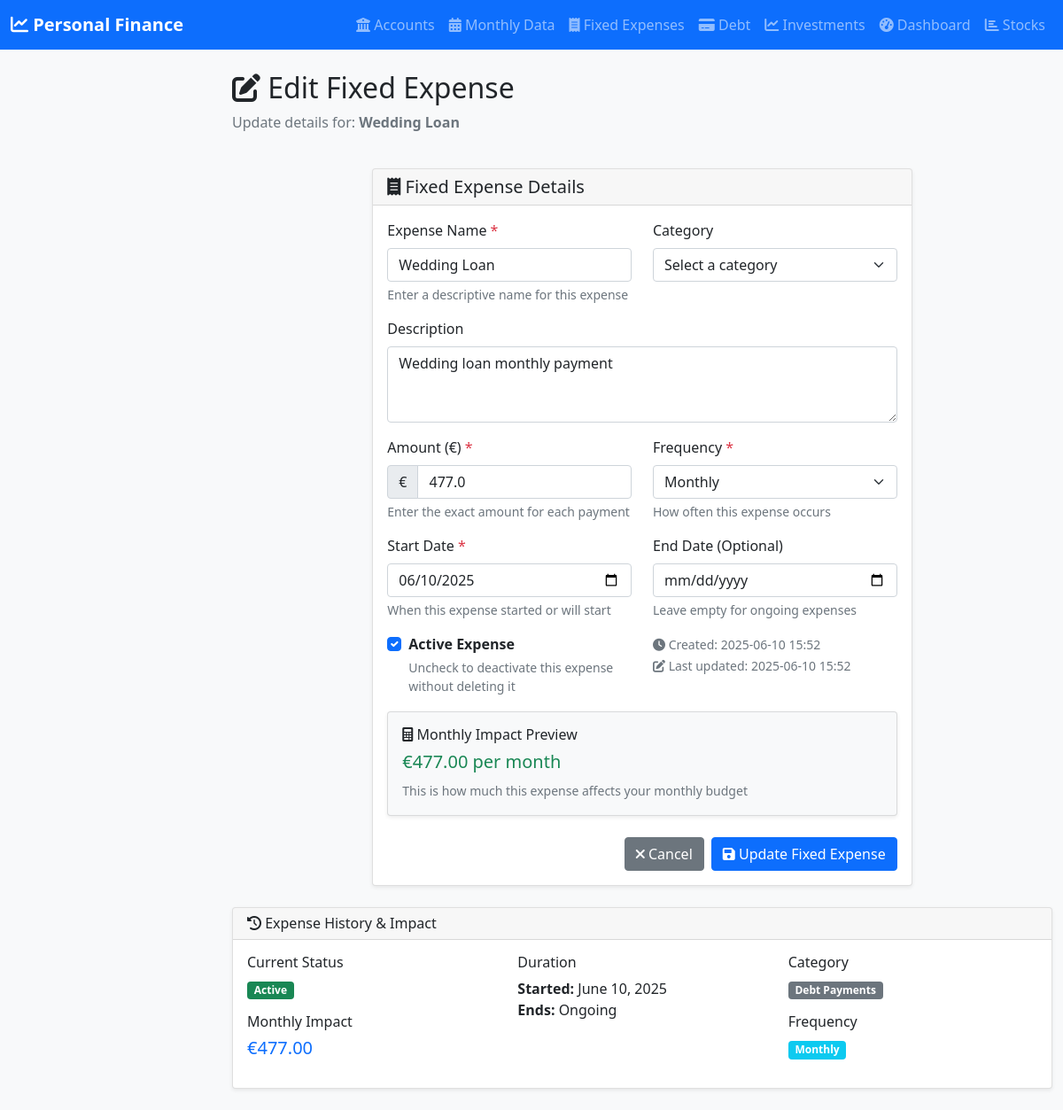
The app's page /edit_fixed_expense/2 with its own data.
### app.py (models this page shows, shortened)
class FixedExpense(db.Model):
    id = db.Column(db.Integer, primary_key=True)
    name = db.Column(db.String(200), nullable=False)
    description = db.Column(db.Text)
    amount = db.Column(db.Float, nullable=False)
    frequency = db.Column(db.String(50), nullable=False, default='monthly')  # monthly, yearly, quarterly
    category = db.Column(db.String(100))
    start_date = db.Column(db.Date, nullable=False)
    end_date = db.Column(db.Date)  # Optional, for temporary expenses
    is_active = db.Column(db.Boolean, nullable=False, default=True)
    created_date = db.Column(db.DateTime, nullable=False, default=datetime.utcnow)
    updated_date = db.Column(db.DateTime, nullable=False, default=datetime.utcnow, onupdate=datetime.utcnow)

### app.py (the view, shortened to what this page needs)
@app.route('/edit_fixed_expense/<int:expense_id>', methods=['GET', 'POST'])
def edit_fixed_expense(expense_id):
    expense = FixedExpense.query.get_or_404(expense_id)
    return render_template('edit_fixed_expense.html', expense=expense)

### templates/edit_fixed_expense.html (shortened to what this page needs)
{% extends "base.html" %}
{% block content %}
<div class="row mb-4">
    <div class="col-12">
        <h2><i class="fas fa-edit"></i> Edit Fixed Expense</h2>
        <p class="text-muted">Update details for: <strong>{{ expense.name }}</strong></p>
    </div>
</div>
<div class="row">
    <div class="col-lg-8 mx-auto">
        <div class="card">
            <div class="card-header">
                <h5 class="card-title mb-0">
                    <i class="fas fa-receipt"></i> Fixed Expense Details
                </h5>
            </div>
            <div class="card-body">
                <form method="POST">
                    <div class="row">
                        <div class="col-md-6 mb-3">
                            <label for="name" class="form-label">Expense Name <span class="text-danger">*</span></label>
                            <input type="text" class="form-control" id="name" name="name" required
                                   value="{{ expense.name }}"
                                   placeholder="e.g., Netflix Subscription, Rent, Internet">
                            <div class="form-text">Enter a descriptive name for this expense</div>
                        </div>
                        <div class="col-md-6 mb-3">
                            <label for="category" class="form-label">Category</label>
                            <select class="form-select" id="category" name="category">
                                <option value="">Select a category</option>
                            </select>
                        </div>
                    </div>
                    <div class="mb-3">
                        <label for="description" class="form-label">Description</label>
                        <textarea class="form-control" id="description" name="description" rows="3"
                                  placeholder="Optional: Add any additional details about this expense">{{ expense.description or '' }}</textarea>
                    </div>
                    <div class="row">
                        <div class="col-md-6 mb-3">
                            <label for="amount" class="form-label">Amount (€) <span class="text-danger">*</span></label>
                            <div class="input-group">
                                <span class="input-group-text">€</span>
                                <input type="number" step="0.01" min="0" class="form-control" id="amount" name="amount" required
                                       value="{{ expense.amount }}"
                                       placeholder="0.00">
                            </div>
                            <div class="form-text">Enter the exact amount for each payment</div>
                        </div>
                        <div class="col-md-6 mb-3">
                            <label for="frequency" class="form-label">Frequency <span class="text-danger">*</span></label>
                            <select class="form-select" id="frequency" name="frequency" required>
                                <option value="monthly" {{ 'selected' if expense.frequency == 'monthly' }}>Monthly</option>
                            </select>
                            <div class="form-text">How often this expense occurs</div>
                        </div>
                    </div>
                    <div class="row">
                        <div class="col-md-6 mb-3">
                            <label for="start_date" class="form-label">Start Date <span class="text-danger">*</span></label>
                            <input type="date" class="form-control" id="start_date" name="start_date" required
                                   value="{{ expense.start_date.strftime('%Y-%m-%d') }}">
                            <div class="form-text">When this expense started or will start</div>
                        </div>
                        <div class="col-md-6 mb-3">
                            <label for="end_date" class="form-label">End Date (Optional)</label>
                            <input type="date" class="form-control" id="end_date" name="end_date"
                                   value="{{ expense.end_date.strftime('%Y-%m-%d') if expense.end_date else '' }}">
                            <div class="form-text">Leave empty for ongoing expenses</div>
                        </div>
                    </div>
                    <div class="row">
                        <div class="col-md-6 mb-3">
                            <div class="form-check">
                                <input class="form-check-input" type="checkbox" id="is_active" name="is_active"
                                       {{ 'checked' if expense.is_active }}>
                                <label class="form-check-label" for="is_active">
                                    <strong>Active Expense</strong>
                                </label>
                                <div class="form-text">Uncheck to deactivate this expense without deleting it</div>
                            </div>
                        </div>
                        <div class="col-md-6 mb-3">
                            <small class="text-muted">
                                <i class="fas fa-clock"></i> Created: {{ expense.created_date.strftime('%Y-%m-%d %H:%M') }}<br>
                                <i class="fas fa-edit"></i> Last updated: {{ expense.updated_date.strftime('%Y-%m-%d %H:%M') }}
                            </small>
                        </div>
                    </div>
                    <div class="row">
                        <div class="col-12">
                            <div class="card bg-light">
                                <div class="card-body">
                                    <h6><i class="fas fa-calculator"></i> Monthly Impact Preview</h6>
                                    <div id="monthly-impact" class="h5 text-primary">
                                    </div>
                                    <small class="text-muted">This is how much this expense affects your monthly budget</small>
                                </div>
                            </div>
                        </div>
                    </div>
                    <div class="d-grid gap-2 d-md-flex justify-content-md-end mt-4">
                        <a href="{{ url_for('fixed_expenses') }}" class="btn btn-secondary">
                            <i class="fas fa-times"></i> Cancel
                        </a>
                        <button type="submit" class="btn btn-primary">
                            <i class="fas fa-save"></i> Update Fixed Expense
                        </button>
                    </div>
                </form>
            </div>
        </div>
    </div>
</div>
<div class="row mt-4">
    <div class="col-12">
        <div class="card">
            <div class="card-header">
                <h6 class="card-title mb-0">
                    <i class="fas fa-history"></i> Expense History & Impact
                </h6>
            </div>
            <div class="card-body">
                <div class="row">
                    <div class="col-md-4">
                        <h6>Current Status</h6>
                        <p>
                            {% if expense.is_active %}
                                <span class="badge bg-success">Active</span>
                            {% else %}
                                <span class="badge bg-warning">Inactive</span>
                            {% endif %}
                        </p>
                        <h6>Monthly Impact</h6>
                        <p class="h5 text-primary">
                            {% if expense.frequency == 'monthly' %}
                                €{{ "%.2f"|format(expense.amount) }}
                            {% elif expense.frequency == 'yearly' %}
                                €{{ "%.2f"|format(expense.amount / 12) }}
                            {% elif expense.frequency == 'quarterly' %}
                                €{{ "%.2f"|format(expense.amount / 3) }}
                            {% endif %}
                        </p>
                    </div>
                    <div class="col-md-4">
                        <h6>Duration</h6>
                        <p>
                            <strong>Started:</strong> {{ expense.start_date.strftime('%B %d, %Y') }}<br>
                            <strong>Ends:</strong> {{ expense.end_date.strftime('%B %d, %Y') if expense.end_date else 'Ongoing' }}
                        </p>
                    </div>
                    <div class="col-md-4">
                        <h6>Category</h6>
                        <p>
                            <span class="badge bg-secondary">{{ expense.category or 'Uncategorized' }}</span>
                        </p>
                        <h6>Frequency</h6>
                        <p>
                            <span class="badge bg-info">{{ expense.frequency|title }}</span>
                        </p>
                    </div>
                </div>
            </div>
        </div>
    </div>
</div>
{% endblock %}

### templates/base.html (style rules this page uses)
body { background-color: #f8f9fa; }
.card { box-shadow: 0 0.125rem 0.25rem rgba(0, 0, 0, 0.075); border: 1px solid rgba(0, 0, 0, 0.125); }

### records on screen
FixedExpense: name "Wedding Loan", description "Wedding loan monthly payment", amount "477.0", start_date "06/10/2025", created_date "2025-06-10 15:52", updated_date "2025-06-10 15:52", amount "477.00", start_date "June 10, 2025", end_date "Ongoing", category "Debt Payments", frequency "Monthly"
